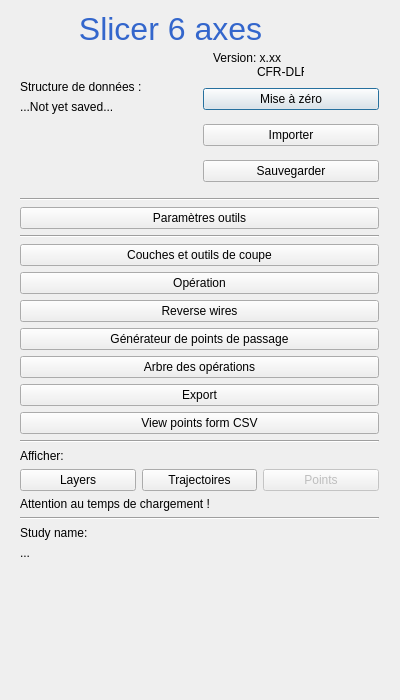
<?xml version="1.0" encoding="UTF-8"?>
<ui version="4.0">
 <class>Dialog_home</class>
 <widget class="QDialog" name="Dialog_home">
  <property name="geometry">
   <rect>
    <x>0</x>
    <y>0</y>
    <width>400</width>
    <height>700</height>
   </rect>
  </property>
  <property name="minimumSize">
   <size>
    <width>400</width>
    <height>700</height>
   </size>
  </property>
  <property name="maximumSize">
   <size>
    <width>400</width>
    <height>700</height>
   </size>
  </property>
  <property name="windowTitle">
   <string>Home</string>
  </property>
  <widget class="QLabel" name="labelTitle_Menu">
   <property name="geometry">
    <rect>
     <x>0</x>
     <y>0</y>
     <width>341</width>
     <height>60</height>
    </rect>
   </property>
   <property name="font">
    <font>
     <family>MS Shell Dlg 2</family>
    </font>
   </property>
   <property name="text">
    <string>&lt;html&gt;&lt;head/&gt;&lt;body&gt;&lt;p align=&quot;center&quot;&gt;&lt;span style=&quot; font-size:24pt; color:#3366cc;&quot;&gt;Slicer 6 axes&lt;/span&gt;&lt;/p&gt;&lt;/body&gt;&lt;/html&gt;</string>
   </property>
   <property name="alignment">
    <set>Qt::AlignCenter</set>
   </property>
  </widget>
  <widget class="QWidget" name="verticalLayoutWidget">
   <property name="geometry">
    <rect>
     <x>20</x>
     <y>80</y>
     <width>359</width>
     <height>591</height>
    </rect>
   </property>
   <layout class="QVBoxLayout" name="verticalLayout_menu">
    <item>
     <layout class="QHBoxLayout" name="horizontalLayout_dataStructButtons">
      <item>
       <layout class="QVBoxLayout" name="verticalLayout_2">
        <item>
         <widget class="QLabel" name="label_dataStruct">
          <property name="text">
           <string>Structure de données :</string>
          </property>
         </widget>
        </item>
        <item>
         <widget class="QLabel" name="label_dataAdress">
          <property name="text">
           <string>...Not yet saved...</string>
          </property>
         </widget>
        </item>
        <item>
         <spacer name="verticalSpacer_2">
          <property name="orientation">
           <enum>Qt::Vertical</enum>
          </property>
          <property name="sizeHint" stdset="0">
           <size>
            <width>20</width>
            <height>40</height>
           </size>
          </property>
         </spacer>
        </item>
       </layout>
      </item>
      <item>
       <layout class="QVBoxLayout" name="verticalLayout">
        <item>
         <widget class="QPushButton" name="pushButton_wipe_dataStruct">
          <property name="text">
           <string>Mise à zéro</string>
          </property>
         </widget>
        </item>
        <item>
         <widget class="QPushButton" name="pushButton_importDataStruct">
          <property name="text">
           <string>Importer</string>
          </property>
         </widget>
        </item>
        <item>
         <widget class="QPushButton" name="pushButton_saveDataStruct">
          <property name="text">
           <string>Sauvegarder</string>
          </property>
         </widget>
        </item>
       </layout>
      </item>
     </layout>
    </item>
    <item>
     <widget class="Line" name="line">
      <property name="orientation">
       <enum>Qt::Horizontal</enum>
      </property>
     </widget>
    </item>
    <item>
     <widget class="QPushButton" name="pushButton_toolsParam">
      <property name="text">
       <string>Paramètres outils</string>
      </property>
     </widget>
    </item>
    <item>
     <widget class="Line" name="line_2">
      <property name="orientation">
       <enum>Qt::Horizontal</enum>
      </property>
     </widget>
    </item>
    <item>
     <widget class="QPushButton" name="pushButton_layersAndToolsGenerator">
      <property name="text">
       <string>Couches et outils de coupe</string>
      </property>
     </widget>
    </item>
    <item>
     <widget class="QPushButton" name="pushButton_Operations">
      <property name="enabled">
       <bool>true</bool>
      </property>
      <property name="text">
       <string>Opération</string>
      </property>
     </widget>
    </item>
    <item>
     <widget class="QPushButton" name="pushButton_reverse">
      <property name="text">
       <string>Reverse wires</string>
      </property>
     </widget>
    </item>
    <item>
     <widget class="QPushButton" name="pushButton_point_generator">
      <property name="enabled">
       <bool>true</bool>
      </property>
      <property name="text">
       <string>Générateur de points de passage</string>
      </property>
     </widget>
    </item>
    <item>
     <widget class="QPushButton" name="pushButton_operationsTree">
      <property name="enabled">
       <bool>true</bool>
      </property>
      <property name="text">
       <string>Arbre des opérations</string>
      </property>
     </widget>
    </item>
    <item>
     <widget class="QPushButton" name="pushButton_Export">
      <property name="enabled">
       <bool>true</bool>
      </property>
      <property name="text">
       <string>Export</string>
      </property>
     </widget>
    </item>
    <item>
     <widget class="QPushButton" name="pushButton_viz">
      <property name="text">
       <string>View points form CSV</string>
      </property>
     </widget>
    </item>
    <item>
     <widget class="Line" name="line_3">
      <property name="orientation">
       <enum>Qt::Horizontal</enum>
      </property>
     </widget>
    </item>
    <item>
     <widget class="QLabel" name="label_display">
      <property name="text">
       <string>Afficher:</string>
      </property>
     </widget>
    </item>
    <item>
     <layout class="QHBoxLayout" name="horizontalLayout">
      <item>
       <widget class="QPushButton" name="pushButton_display_layers">
        <property name="text">
         <string>Layers</string>
        </property>
       </widget>
      </item>
      <item>
       <widget class="QPushButton" name="pushButton_display_trajectories">
        <property name="text">
         <string>Trajectoires</string>
        </property>
       </widget>
      </item>
      <item>
       <widget class="QPushButton" name="pushButton_display_points">
        <property name="enabled">
         <bool>false</bool>
        </property>
        <property name="text">
         <string>Points</string>
        </property>
       </widget>
      </item>
     </layout>
    </item>
    <item>
     <widget class="QLabel" name="label_warning">
      <property name="text">
       <string>Attention au temps de chargement !</string>
      </property>
     </widget>
    </item>
    <item>
     <widget class="Line" name="line_4">
      <property name="orientation">
       <enum>Qt::Horizontal</enum>
      </property>
     </widget>
    </item>
    <item>
     <widget class="QLabel" name="label_studyName">
      <property name="text">
       <string>Study name:</string>
      </property>
     </widget>
    </item>
    <item>
     <widget class="QLabel" name="label_studyAdress">
      <property name="text">
       <string>...</string>
      </property>
     </widget>
    </item>
    <item>
     <spacer name="verticalSpacer">
      <property name="orientation">
       <enum>Qt::Vertical</enum>
      </property>
      <property name="sizeHint" stdset="0">
       <size>
        <width>20</width>
        <height>40</height>
       </size>
      </property>
     </spacer>
    </item>
   </layout>
  </widget>
  <widget class="QLabel" name="label_version">
   <property name="geometry">
    <rect>
     <x>120</x>
     <y>50</y>
     <width>161</width>
     <height>16</height>
    </rect>
   </property>
   <property name="layoutDirection">
    <enum>Qt::LeftToRight</enum>
   </property>
   <property name="text">
    <string>Version: x.xx</string>
   </property>
   <property name="alignment">
    <set>Qt::AlignRight|Qt::AlignTrailing|Qt::AlignVCenter</set>
   </property>
  </widget>
  <widget class="QLabel" name="labelIsCFR">
   <property name="geometry">
    <rect>
     <x>257</x>
     <y>65</y>
     <width>47</width>
     <height>13</height>
    </rect>
   </property>
   <property name="text">
    <string>CFR-DLF</string>
   </property>
  </widget>
 </widget>
 <tabstops>
  <tabstop>pushButton_wipe_dataStruct</tabstop>
  <tabstop>pushButton_importDataStruct</tabstop>
  <tabstop>pushButton_saveDataStruct</tabstop>
  <tabstop>pushButton_toolsParam</tabstop>
  <tabstop>pushButton_layersAndToolsGenerator</tabstop>
  <tabstop>pushButton_Operations</tabstop>
  <tabstop>pushButton_reverse</tabstop>
  <tabstop>pushButton_point_generator</tabstop>
  <tabstop>pushButton_operationsTree</tabstop>
  <tabstop>pushButton_Export</tabstop>
  <tabstop>pushButton_viz</tabstop>
  <tabstop>pushButton_display_layers</tabstop>
  <tabstop>pushButton_display_trajectories</tabstop>
  <tabstop>pushButton_display_points</tabstop>
 </tabstops>
 <resources/>
 <connections>
  <connection>
   <sender>pushButton_toolsParam</sender>
   <signal>clicked()</signal>
   <receiver>pushButton_layersAndToolsGenerator</receiver>
   <slot>show()</slot>
   <hints>
    <hint type="sourcelabel">
     <x>131</x>
     <y>222</y>
    </hint>
    <hint type="destinationlabel">
     <x>171</x>
     <y>260</y>
    </hint>
   </hints>
  </connection>
  <connection>
   <sender>pushButton_toolsParam</sender>
   <signal>clicked()</signal>
   <receiver>pushButton_Operations</receiver>
   <slot>show()</slot>
   <hints>
    <hint type="sourcelabel">
     <x>131</x>
     <y>222</y>
    </hint>
    <hint type="destinationlabel">
     <x>191</x>
     <y>289</y>
    </hint>
   </hints>
  </connection>
  <connection>
   <sender>pushButton_toolsParam</sender>
   <signal>clicked()</signal>
   <receiver>pushButton_operationsTree</receiver>
   <slot>show()</slot>
   <hints>
    <hint type="sourcelabel">
     <x>131</x>
     <y>222</y>
    </hint>
    <hint type="destinationlabel">
     <x>217</x>
     <y>347</y>
    </hint>
   </hints>
  </connection>
  <connection>
   <sender>pushButton_toolsParam</sender>
   <signal>clicked()</signal>
   <receiver>pushButton_Export</receiver>
   <slot>show()</slot>
   <hints>
    <hint type="sourcelabel">
     <x>131</x>
     <y>222</y>
    </hint>
    <hint type="destinationlabel">
     <x>246</x>
     <y>376</y>
    </hint>
   </hints>
  </connection>
  <connection>
   <sender>pushButton_toolsParam</sender>
   <signal>clicked()</signal>
   <receiver>pushButton_point_generator</receiver>
   <slot>show()</slot>
   <hints>
    <hint type="sourcelabel">
     <x>96</x>
     <y>222</y>
    </hint>
    <hint type="destinationlabel">
     <x>95</x>
     <y>318</y>
    </hint>
   </hints>
  </connection>
 </connections>
</ui>
